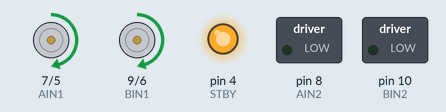
This sketch was run on a simulated Arduino Uno, built with avr-gcc and run on an emulated ATmega328P. Shown: direction and speed pins drawn as motors (green arrow = direction pin HIGH = forward, orange = LOW = backward, longer = more drive, stopped while the standby pin is LOW), switched loads named in the sketch (green lamp = pin HIGH), output pins drawn as LEDs (lit = HIGH).

Above: at 2.0 s.
At 5.5 s:
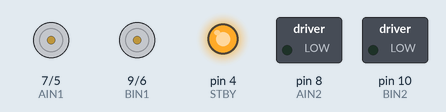
Timing chart, 0 to 9.1 s (numbered marks = the images above):
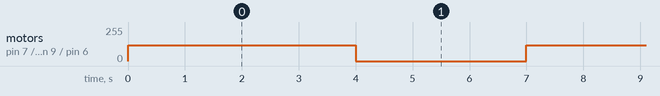

Measured:
- by itself, motor on pin 7 (AIN1) / pin 5 (PWMA), motor on pin 9 (BIN1) / pin 6 (PWMB): alternates forward 120/255 for 4.0 s and stopped for 3.0 s

The sketch:

drift_test.ino
```cpp
// This code allows for testing of any bias the robot may have to either side.

const int STBY = 4;


// Left motor control pins.
const int PWMA = 5;
const int AIN1 = 7;
const int AIN2 = 8;


// Right motor control pins.
const int PWMB = 6;
const int BIN1 = 9;
const int BIN2 = 10;


// Test speed used for both motors.
int testSpeed = 120;

void setup() {
  pinMode(STBY, OUTPUT);

  pinMode(PWMA, OUTPUT);
  pinMode(AIN1, OUTPUT);
  pinMode(AIN2, OUTPUT);

  pinMode(PWMB, OUTPUT);
  pinMode(BIN1, OUTPUT);
  pinMode(BIN2, OUTPUT);

  digitalWrite(STBY, HIGH);
}

void loop() {

// This drives both motors at the same PWM so the robot should go straight.
  driveForward(testSpeed, testSpeed);

  delay(4000);

// This stops the robot for a brief period.
  driveForward(0, 0);
  delay(3000);
}


// Function to drive each motor forward.
void driveForward(int leftSpeed, int rightSpeed) {

  // Left motor forward
  digitalWrite(AIN1, HIGH);
  digitalWrite(AIN2, LOW);
  analogWrite(PWMA, leftSpeed);

  // Right motor forward
  digitalWrite(BIN1, HIGH);
  digitalWrite(BIN2, LOW);
  analogWrite(PWMB, rightSpeed);
}
```
